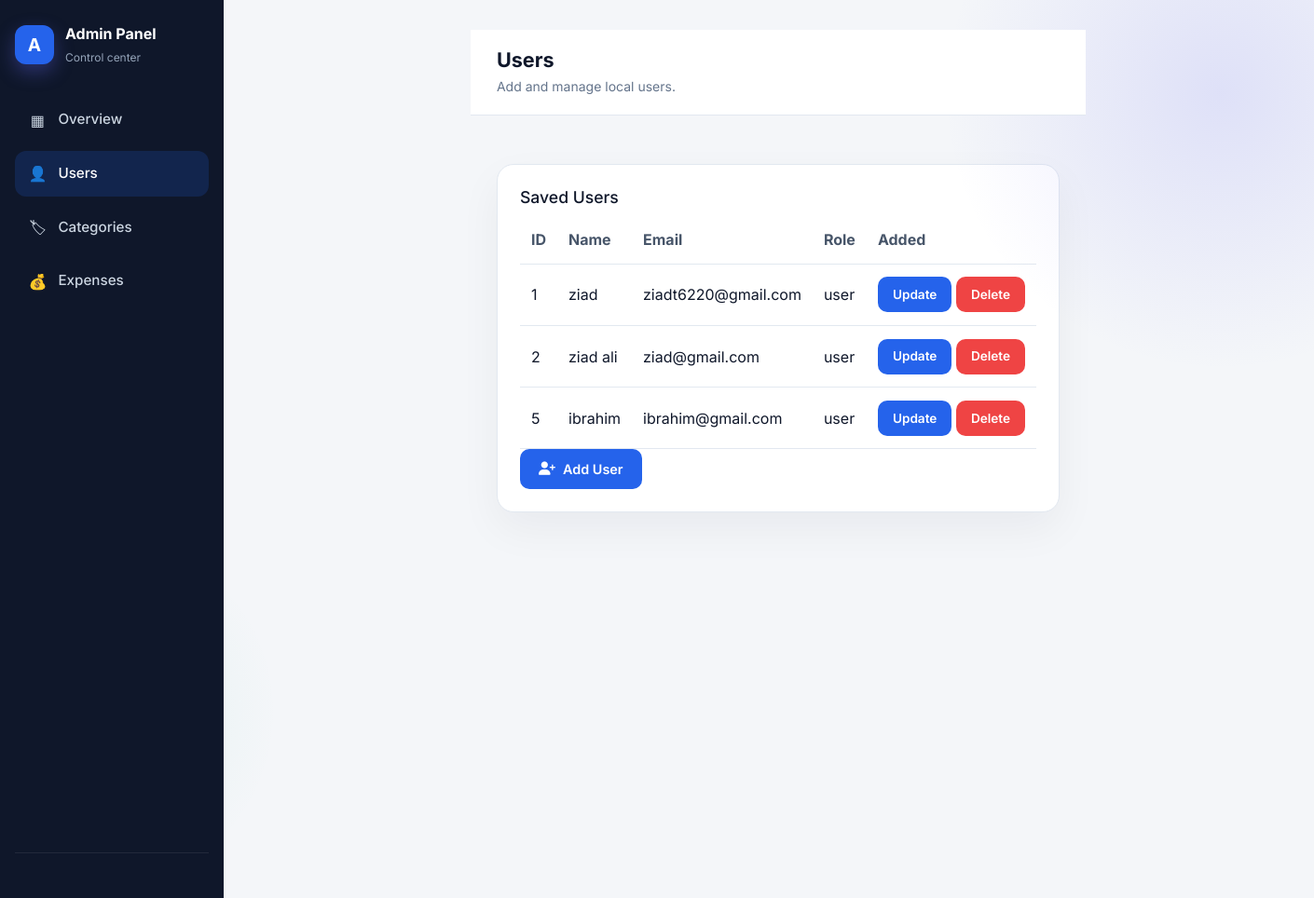
/admin/users.php (signed in), run on the app's committed database.
### tables this page shows
CREATE TABLE `users` (
  `id` int(11) NOT NULL,
  `name` varchar(255) NOT NULL,
  `password` int(20) NOT NULL,
  `email` varchar(255) NOT NULL,
  `id_role` int(11) NOT NULL
);

CREATE TABLE `role` (
  `id` int(11) NOT NULL,
  `role` varchar(255) NOT NULL
);

### admin/users/select.php (called while the page is built, shortened)
<?php
class User{
public function getAllUsers(){
    $conn=new mysqli("localhost","root","","system");
    $select="SELECT * FROM users where id_role!='1' ";
    $result=$conn->query($select);
    $users=[];
   while ($row=$result->fetch_assoc()) {
    $users[]=$row;
   }
    return $users;
}
}
?>

### admin/role/select.php (called while the page is built, shortened)
<?php
class RoleSelect {
    public function getRoleById($id) {
        $conn=new mysqli("localhost","root","","system");
        $query = "SELECT * FROM role WHERE id = ?";
        $stmt = $conn->prepare($query);
        $stmt->bind_param("i", $id);
        $stmt->execute();
        return $stmt->get_result()->fetch_assoc();
    }
}
?>

### admin/users.php (the view, shortened to what this page needs)
<?php
include "sidbar.php";
require "users/select.php";
require "role/select.php";
$roleSelect = new RoleSelect();
$user=new User();
$users=$user->getAllUsers();
?>
    <div class="main admin-main">
      <header class="topbar admin-topbar">
        <div class="topbar-title">
          <h1 class="admin-title">Users</h1>
          <p class="admin-subtitle">Add and manage local users.</p>
        </div>
      </header>
      <main class="content admin-content">
        <section class="view active" id="view-users">
          <article class="panel mt-4">
            <h2>Saved Users</h2>
            <table class="admin-table">
              <thead>
                <tr>
                    <th>ID</th>
                  <th>Name</th>
                  <th>Email</th>
                  <th>Role</th>
                  <th>Added</th>
                </tr>
              </thead>
              <tbody id="userTableBody">
                <?php
                        foreach($users as $data)
                        {
                        $role = $roleSelect->getRoleById($data['id_role']);
                            ?>
                            <tr>
                                <td><?= $data['id'] ?></td>
                                <td><?= $data['name'] ?></td>
                                <td>
                                    <?= $data['email'] ?>
                                </td>
                                <td><?=$role['role'] ?></td>
                                <td>
                                    <a
                                        href="?method=update&id=<?= $data['id'] ?>"
                                        class="btn btn-primary btn-sm"
                                    >
                                        Update
                                    </a>
                                    <a
                                        href="users/delete.php?id=<?= $data['id'] ?>"
                                        class="btn btn-danger btn-sm"
                                        onclick="return confirm('Are you sure?')"
                                    >
                                        Delete
                                    </a>
                                </td>
                            </tr>
                            <?php
                        }
                        ?>
              </tbody>
            </table>
             <button class="btn btn-primary" id="addUserBtn"><i class="fa-solid fa-user-plus me-2"></i><a href="?method=insert">Add User</a></button>
          </article>
        </section>
      </main>
    </div>
  </div>
</body>
</html>

### styles.css (style rules this page uses)
*, *::before, *::after { margin: 0; padding: 0; box-sizing: border-box; }
:root { --bg: #f4f6f9; --surface: #ffffff; --sidebar: #0f172a; --sidebar-text: #94a3b8; --sidebar-active: #ffffff; --text: #0f172a; --text-muted: #64748b; --border: #e2e8f0; --primary: #2563eb; --primary-hover: #1d4ed8; --primary-light: #eff6ff; --danger: #ef4444; --danger-light: #fef2f2; --success: #10b981; --radius: 10px; --radius-lg: 14px; --shadow: 0 1px 3px rgba(15, 23, 42, 0.08); --shadow-lg: 0 10px 30px rgba(15, 23, 42, 0.1); --font: 'Inter', sans-serif; --sidebar-width: 260px; }
body { font-family: var(--font); background: var(--bg); color: var(--text); line-height: 1.5; }
button, input, select { font-family: inherit; }
.main { flex: 1; margin-inline-start: var(--sidebar-width); min-width: 0; }
.topbar { background: var(--surface); border-bottom: 1px solid var(--border); padding: 1.25rem 2rem; display: flex; align-items: center; gap: 1rem; position: sticky; top: 0; z-index: 50; }
.topbar-title { flex: 1; }
.topbar-title h1 { font-size: 1.35rem; font-weight: 700; }
.topbar-title p { font-size: 0.875rem; color: var(--text-muted); }
.content { padding: 1.75rem 2rem 2.5rem; }
.view { display: none; }
.view.active { display: block; }
.panel { background: var(--surface); border: 1px solid var(--border); border-radius: var(--radius-lg); padding: 1.5rem; box-shadow: var(--shadow); }
.btn { display: inline-flex; align-items: center; justify-content: center; padding: 0.65rem 1.25rem; border-radius: var(--radius); font-size: 0.9rem; font-weight: 600; cursor: pointer; border: none; transition: background 0.2s, transform 0.15s; text-decoration: none; }
.btn a { text-decoration: none; color: inherit; }
.btn-primary { background: var(--primary); color: #fff; }
.btn-sm { padding: 0.55rem 1rem; font-size: 0.85rem; }
.btn-danger { background: var(--danger); color: #fff; }

### css/auth.css (style rules this page uses)
:root { --navy: #0F172A; --navy-light: #1E293B; --indigo: #6366F1; --indigo-dark: #4F46E5; --indigo-light: #EEF2FF; --slate: #64748B; --slate-light: #F1F5F9; --white: #FFFFFF; --success: #10B981; --warning: #F59E0B; --danger: #EF4444; --text-primary: #0F172A; --text-secondary: #64748B; --border: #E2E8F0; }
* { box-sizing: border-box; }
body { font-family: 'Inter', sans-serif; background: linear-gradient(135deg, #0F172A 0%, #1E3A5F 50%, #0F172A 100%); min-height: 100vh; display: flex; align-items: center; justify-content: center; padding: 2rem 1rem; position: relative; overflow: hidden; }
body::before { content: ''; position: absolute; width: 600px; height: 600px; background: radial-gradient(circle, rgba(99,102,241,0.15) 0%, transparent 70%); top: -200px; right: -200px; pointer-events: none; }
body::after { content: ''; position: absolute; width: 400px; height: 400px; background: radial-gradient(circle, rgba(16,185,129,0.08) 0%, transparent 70%); bottom: -100px; left: -100px; pointer-events: none; }

### css/admin.css (style rules this page uses)
body { background: #f4f6f9; min-height: 100%; overflow-y: auto; }
.admin-main { flex: 1; display: flex; flex-direction: column; }
.admin-topbar { background: #fff; border-bottom: 1px solid #e2e8f0; padding: 1.25rem 1.75rem; display: flex; align-items: center; justify-content: space-between; gap: 1rem; }
.admin-title { margin: 0; font-size: 1.35rem; font-weight: 700; }
.admin-subtitle { margin: 0.25rem 0 0; color: #64748b; }
.admin-content { padding: 1.75rem; }
.view { display: none; }
.view.active { display: block; }
.panel { background: #fff; border: 1px solid #e2e8f0; border-radius: 18px; padding: 1.5rem; box-shadow: 0 18px 45px rgba(15,23,42,0.05); }
.panel h2 { font-size: 1.1rem; margin-bottom: 0.6rem; }
.admin-table { width: 100%; border-collapse: collapse; }
.admin-table th, .admin-table td { text-align: left; padding: 0.85rem 0.75rem; border-bottom: 1px solid #e2e8f0; }
.admin-table th { color: #475569; font-weight: 700; }

### data on the page
users: id "1", name "ziad", email "ziadt6220@gmail.com", id_role.role "user"
users: id "2", name "ziad ali", email "ziad@gmail.com", id_role.role "user"
users: id "5", name "ibrahim", email "ibrahim@gmail.com", id_role.role "user"
